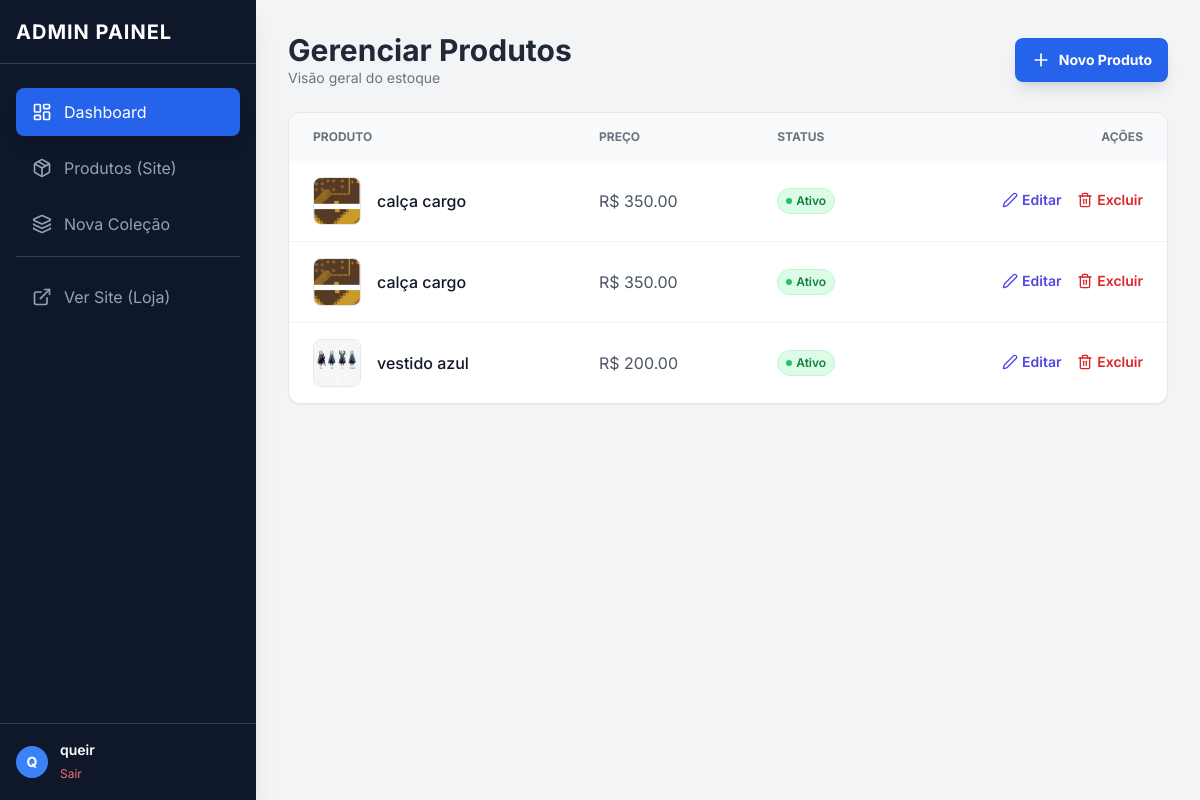
Before: /dashboard/ (signed in) with the older database file.
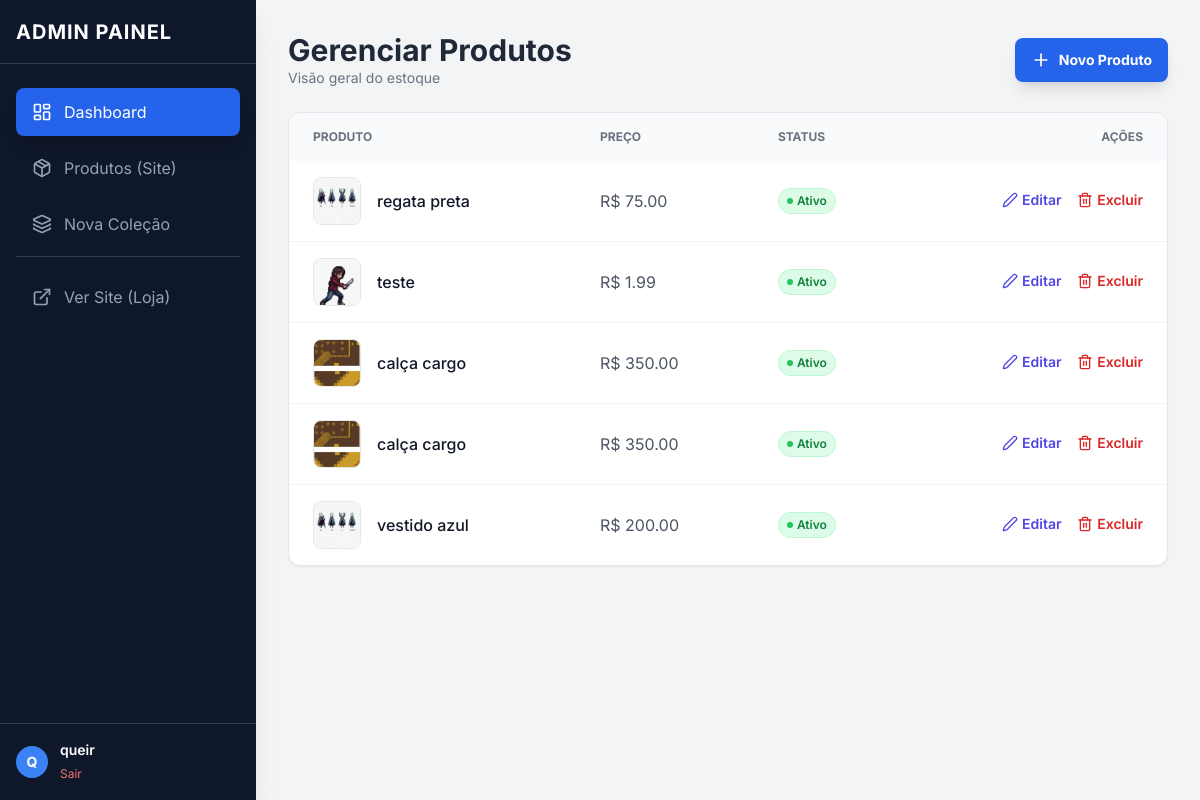
After: the same page with the newer database file.
### loja/models.py (models this page shows, shortened)
class Produto(models.Model):
    colecao = models.ForeignKey(Colecao, on_delete=models.CASCADE, related_name='produtos')
    nome = models.CharField(max_length=200)
    preco = models.DecimalField(max_digits=10, decimal_places=2)
    foto_principal = models.ImageField(upload_to='produtos/')
    descricao = models.TextField(blank=True, null=True)
    ativo = models.BooleanField(default=True)
    tamanhos = models.ManyToManyField(Tamanho, blank=True, related_name='produtos')

### loja/views.py (the view)
# urls.py: path('dashboard/', dashboard, name='dashboard'),
@login_required(login_url='/admin/login/')
def dashboard(request):
    if not request.user.is_staff:
        return redirect('home')
    produtos = Produto.objects.all().order_by('-id')
    context = {
        'produtos': produtos,
    }
    return render(request, 'loja/dashboard.html', context)

### loja/templates/loja/dashboard.html (shortened to what the changed rows need)
{% extends 'loja/admin_base.html' %}
{% block content %}
    <div class="flex flex-col md:flex-row md:justify-between md:items-center mb-6 gap-4">
        <div>
            <h2 class="text-2xl md:text-3xl font-bold text-gray-800">Gerenciar Produtos</h2>
        </div>
    </div>
    <div class="bg-white rounded-xl shadow-sm border border-gray-200 overflow-hidden">
        <div class="overflow-x-auto">
            <table class="w-full text-left border-collapse min-w-[600px]">
                <thead class="bg-gray-50 text-gray-500 uppercase text-xs font-semibold">
                    <tr>
                        <th class="px-6 py-4">Produto</th>
                        <th class="px-6 py-4">Preço</th>
                        <th class="px-6 py-4">Status</th>
                        <th class="px-6 py-4 text-right">Ações</th>
                    </tr>
                </thead>
                <tbody class="divide-y divide-gray-100">
                    {% for produto in produtos %}
                    <tr class="hover:bg-gray-50 transition">
                        <td class="px-6 py-4 flex items-center gap-4">
                            <div class="flex-shrink-0">
                                {% if produto.foto_principal %}
                                    <img src="{{ produto.foto_principal.url }}" class="w-10 h-10 md:w-12 md:h-12 rounded-lg object-cover border border-gray-200">
                                {% else %}
                                    <div class="w-10 h-10 md:w-12 md:h-12 rounded-lg bg-gray-200 flex items-center justify-center text-gray-400">?</div>
                                {% endif %}
                            </div>
                            <div class="min-w-0">
                                <p class="font-medium text-gray-900 truncate max-w-[150px] md:max-w-none">{{ produto.nome }}</p>
                            </div>
                        </td>
                        <td class="px-6 py-4 text-gray-600 whitespace-nowrap">
                            R$ {{ produto.preco }}
                        </td>
                        <td class="px-6 py-4 whitespace-nowrap">
                            {% if produto.ativo %}
                                <span class="px-2 py-1 rounded-full text-xs font-semibold bg-green-100 text-green-700 border border-green-200 flex items-center gap-1 w-fit">
                                    <span class="w-1.5 h-1.5 rounded-full bg-green-500"></span> Ativo
                                </span>
                            {% else %}
                                <span class="px-2 py-1 rounded-full text-xs font-semibold bg-red-100 text-red-700 border border-red-200 flex items-center gap-1 w-fit">
                                    <span class="w-1.5 h-1.5 rounded-full bg-red-500"></span> Inativo
                                </span>
                            {% endif %}
                        </td>
                        <td class="px-6 py-4 whitespace-nowrap text-right text-sm font-medium">
                            <a href="{% url 'produto_editar' produto.id %}" class="text-indigo-600 hover:text-indigo-900 mr-3 font-semibold inline-flex items-center gap-1">
                                <i data-lucide="edit-2" class="w-4 h-4"></i> Editar
                            </a>
                            <a href="#"
                               onclick="confirmarExclusao(event, '{% url 'produto_remover' produto.id %}', '{{ produto.nome }}')"
                               class="text-red-600 hover:text-red-900 font-semibold inline-flex items-center gap-1">
                                <i data-lucide="trash-2" class="w-4 h-4"></i> Excluir
                            </a>
                        </td>
                    </tr>
                    {% endfor %}
                </tbody>
            </table>
        </div>
    </div>
{% endblock %}

Changed rows visible on the page:
added Produto: foto_principal (picture), nome "regata preta", preco "75.00", ativo True (drawn)
added Produto: foto_principal (picture), nome "teste", preco "1.99", ativo True (drawn)
